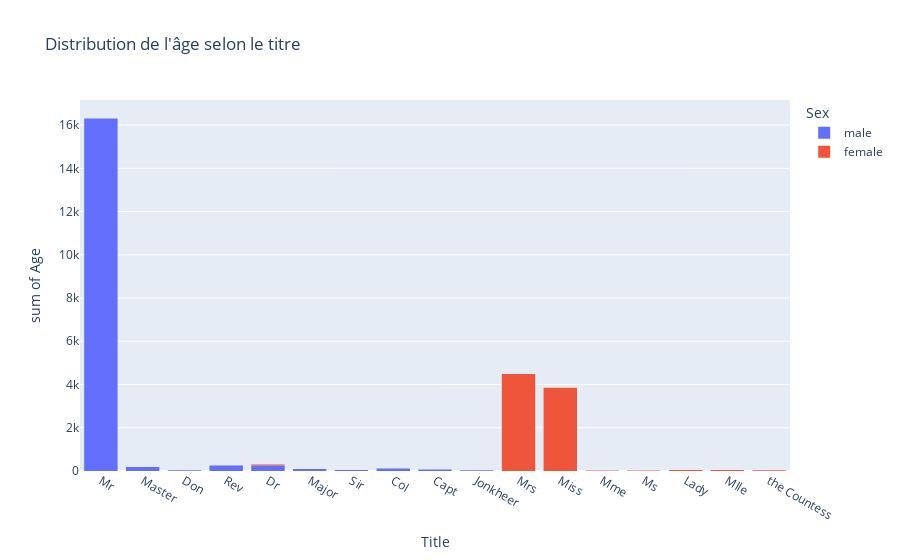

The code cell stored with this chart in its notebook:
### Markdown cell above
Distribution de l'âge en fonction du titre

### Code cell
fig = px.histogram(train,
             x='Title',
             y='Age',
             color='Sex',
             title='Distribution de l\'âge selon le titre')
fig.show()

### Figure 1 — Plotly figure (JSON) as saved in the notebook; plotly's stock layout.template omitted (floating-point values rounded to 4 significant figures; data arrays with more than 128 entries replaced by an {"elided": "..."} marker saying what was removed)
{"data": [{"bingroup": "x", "histfunc": "sum", "hovertemplate": "Sex=male<br>Title=%{x}<br>sum of Age=%{y}<extra></extra>", "legendgroup": "male", "marker": {"color": "#636efa", "pattern": {"shape": ""}}, "name": "male", "orientation": "v", "showlegend": true, "type": "histogram", "x": {"elided": "577 str values"}, "xaxis": "x", "y": {"elided": "577 float values"}, "yaxis": "y"}, {"bingroup": "x", "histfunc": "sum", "hovertemplate": "Sex=female<br>Title=%{x}<br>sum of Age=%{y}<extra></extra>", "legendgroup": "female", "marker": {"color": "#EF553B", "pattern": {"shape": ""}}, "name": "female", "orientation": "v", "showlegend": true, "type": "histogram", "x": {"elided": "314 str values"}, "xaxis": "x", "y": {"elided": "314 float values"}, "yaxis": "y"}], "layout": {"barmode": "relative", "legend": {"title": {"text": "Sex"}, "tracegroupgap": 0}, "title": {"text": "Distribution de l'âge selon le titre"}, "xaxis": {"anchor": "y", "domain": [0, 1], "title": {"text": "Title"}}, "yaxis": {"anchor": "x", "domain": [0, 1], "title": {"text": "sum of Age"}}}}
